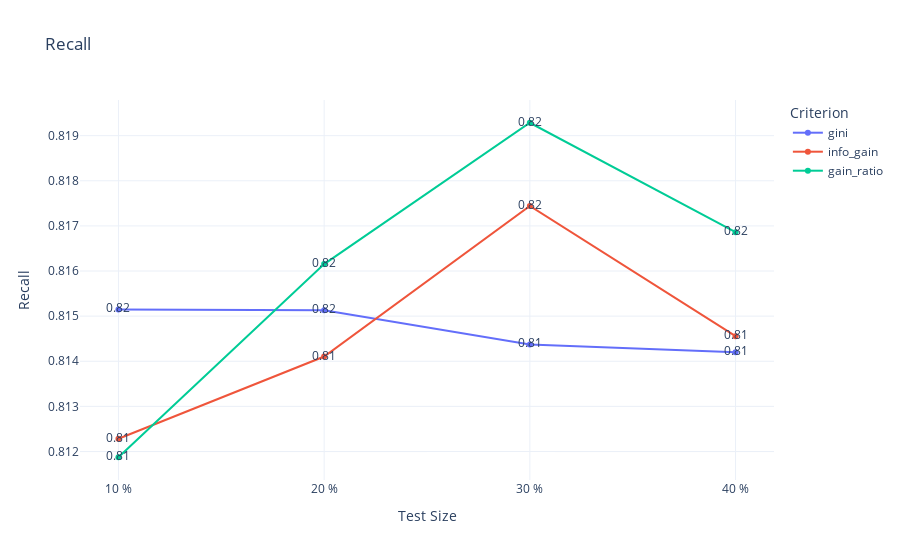

Notebook cell for this chart:
### Code cell
# Показатель качества: Recall
recall_fig = create_plot(test_sizes_labels, {k: results[k]['recall'] for k in results}, 'Recall', 'Recall')
recall_fig.show()

### Figure 1 — Plotly figure (JSON) as saved in the notebook; plotly's stock layout.template omitted (floating-point values rounded to 4 significant figures)
{"data": [{"mode": "lines+markers+text", "name": "gini", "text": ["0.82", "0.82", "0.81", "0.81"], "type": "scatter", "x": ["10 %", "20 %", "30 %", "40 %"], "y": [0.8151, 0.8151, 0.8144, 0.8142]}, {"mode": "lines+markers+text", "name": "info_gain", "text": ["0.81", "0.81", "0.82", "0.81"], "type": "scatter", "x": ["10 %", "20 %", "30 %", "40 %"], "y": [0.8123, 0.8141, 0.8174, 0.8146]}, {"mode": "lines+markers+text", "name": "gain_ratio", "text": ["0.81", "0.82", "0.82", "0.82"], "type": "scatter", "x": ["10 %", "20 %", "30 %", "40 %"], "y": [0.8119, 0.8162, 0.8193, 0.8169]}], "layout": {"legend": {"title": {"text": "Criterion"}}, "title": {"text": "Recall"}, "xaxis": {"title": {"text": "Test Size"}}, "yaxis": {"title": {"text": "Recall"}}}}
